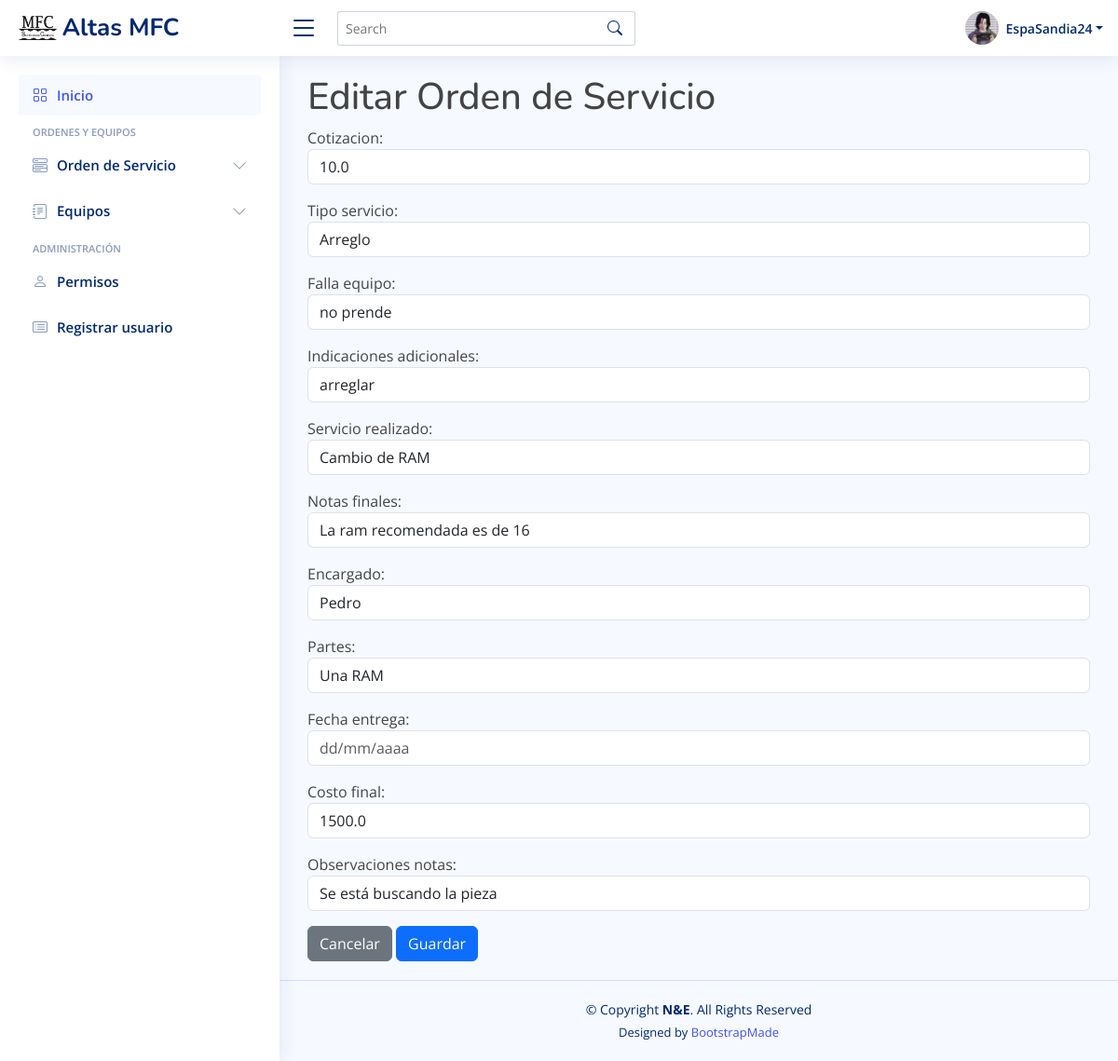
The page /servicios/editarOrden/621531213228 (signed in) on the database its author committed.
### inicio/models.py (models this page shows)
class OrdenServicio(models.Model):
    id_orden = models.AutoField(null=False, blank=False, primary_key=True)
    fecha_orden = models.DateField(null=False)
    cotizacion = models.FloatField(max_length=5)
    tipo_servicio = models.CharField(max_length=20, null=False)
    falla_equipo = models.CharField(max_length=200, null=False)
    indicaciones_adicionales = models.CharField(max_length=70, null=False)
    servicio_realizado = models.CharField(max_length=150, null=True)
    notas_finales = models.CharField(max_length=150, null=True)
    encargado = models.CharField(max_length=50, null=True)
    partes = models.CharField(max_length=70, null=True)
    fecha_entrega = models.DateField(null=True, blank=True)
    costo_final = models.FloatField(max_length=5.2, null=True)
    observaciones_notas = models.CharField(max_length=50, null=True)
    equipo = models.ForeignKey(
        Equipo, null=False, blank=False, on_delete=models.CASCADE)

### inicio/views.py (the view)
@login_required
def editar_orden(request, id_orden):
    orden = OrdenServicio.objects.get(id_orden=id_orden)
    form = FormEditarOrden(instance=orden)
    if request.method == 'POST':
        form = FormEditarOrden(request.POST,  instance=orden)
        if form.is_valid():
            form.save()
            return redirect('Servicios')
    context = {
        'form': form
    }
    return render(request, 'servicios/editar_orden.html', context)

### inicio/templates/servicios/editar_orden.html (shortened to what this page needs)
{% extends 'base.html' %}
{% block contenido %}
<h1>Editar Orden de Servicio </h1>
<form method="post" class="form">
    {{form.as_p}}
    <a class="btn btn-secondary" href="{% url 'Servicios' %}">Cancelar</a>
    <button class="btn btn-primary" type="submit">Guardar</button>
</form>
{% endblock contenido %}

### inicio/templates/base.html (shortened to what this page needs)
{% load static %}
<!DOCTYPE html>
<html lang="en">
<head>
  <link href="{% static 'vendor/bootstrap/css/bootstrap.min.css' %}" rel="stylesheet">
  <link href="{% static 'vendor/bootstrap-icons/bootstrap-icons.css' %}" rel="stylesheet">
  <link href="{% static 'vendor/boxicons/css/boxicons.min.css' %}" rel="stylesheet">
  <link href="{% static 'vendor/quill/quill.snow.css' %}" rel="stylesheet">
  <link href="{% static 'vendor/quill/quill.bubble.css' %}" rel="stylesheet">
  <link href="{% static 'vendor/remixicon/remixicon.css' %}" rel="stylesheet">
  <link href="{% static 'vendor/simple-datatables/style.css' %}" rel="stylesheet">
  <link href="{% static 'css/style.css' %}" rel="stylesheet">
</head>
<body>
  <header id="header" class="header fixed-top d-flex align-items-center">
    <div class="d-flex align-items-center justify-content-between">
      <a href="index.html" class="logo d-flex align-items-center">
        <img src="{% static 'img/logo-mfc.png' %}" alt="">
        <span class="d-none d-lg-block">Altas MFC</span>
      </a>
      <i class="bi bi-list toggle-sidebar-btn"></i>
    </div>
    <div class="search-bar">
      <form class="search-form d-flex align-items-center" method="POST" action="#">
        <input type="text" name="query" placeholder="Search" title="Enter search keyword">
        <button type="submit" title="Search"><i class="bi bi-search"></i></button>
      </form>
    </div>
    <nav class="header-nav ms-auto">
      <ul class="d-flex align-items-center">
        <li class="nav-item dropdown pe-3">
          <a class="nav-link nav-profile d-flex align-items-center pe-0" href="#" data-bs-toggle="dropdown">
            <img src="{% static 'img/perfil-prueba.jpg' %}" alt="foto-perfil" class="rounded-circle">
            <span class="d-none d-md-block dropdown-toggle ps-2">{{user}}</span>
          </a>
        </li>
      </ul>
    </nav>
  </header>
  <aside id="sidebar" class="sidebar">
    <ul class="sidebar-nav" id="sidebar-nav">
      <li class="nav-item">
        <a class="nav-link " href="{% url 'Principal' %}">
          <i class="bi bi-grid"></i>
          <span>Inicio</span>
        </a>
      </li>
      <li class="nav-heading">Ordenes y Equipos</li>
      <li class="nav-item">
        <a class="nav-link collapsed" data-bs-target="#components-nav" data-bs-toggle="collapse" href="#">
          <i class="bi bi-menu-button-wide"></i><span>Orden de Servicio</span><i class="bi bi-chevron-down ms-auto"></i>
        </a>
      </li>
      <li class="nav-item">
        <a class="nav-link collapsed" data-bs-target="#forms-nav" data-bs-toggle="collapse" href="#">
          <i class="bi bi-journal-text"></i><span>Equipos</span><i class="bi bi-chevron-down ms-auto"></i>
        </a>
      </li>
      <li class="nav-heading">Administración</li>
      <li class="nav-item">
        <a class="nav-link collapsed" href="{% url 'usuarios' %}">
          <i class="bi bi-person"></i>
          <span>Permisos</span>
        </a>
      </li>
      <li class="nav-item">
        <a class="nav-link collapsed" href="{% url 'Registrar' %}">
          <i class="bi bi-card-list"></i>
          <span>Registrar usuario</span>
        </a>
      </li>
    </ul>
  </aside>
  <main id="main" class="main">
    {% block contenido %}
    {% endblock contenido %}
  </main>
  <footer id="footer" class="footer">
    <div class="copyright">
      &copy; Copyright <strong><span>N&amp;E</span></strong>. All Rights Reserved
    </div>
    <div class="credits">
      Designed by <a href="https://bootstrapmade.com/">BootstrapMade</a>
    </div>
  </footer>
</body>
</html>

### static/css/style.css (style rules this page uses)
:root { scroll-behavior: smooth; }
body { font-family: "Open Sans", sans-serif; background: #f6f9ff; color: #444444; }
a { color: #4154f1; text-decoration: none; }
h1, h2, h3, h4, h5, h6 { font-family: "Nunito", sans-serif; }
#main { margin-top: 60px; padding: 20px 30px; transition: all 0.3s; }
.logo { line-height: 1; }
@media (min-width: 1200px) { .logo { width: 280px; } }
.logo img { max-height: 26px; margin-right: 6px; }
.logo span { font-size: 26px; font-weight: 700; color: #012970; font-family: "Nunito", sans-serif; }
.header { transition: all 0.5s; z-index: 997; height: 60px; box-shadow: 0px 2px 20px rgba(1, 41, 112, 0.1); background-color: #fff; padding-left: 20px; }
.header .toggle-sidebar-btn { font-size: 32px; padding-left: 10px; cursor: pointer; color: #012970; }
.header .search-bar { min-width: 360px; padding: 0 20px; }
.header .search-form { width: 100%; }
.header .search-form input { border: 0; font-size: 14px; color: #012970; border: 1px solid rgba(1, 41, 112, 0.2); padding: 7px 38px 7px 8px; border-radius: 3px; transition: 0.3s; width: 100%; }
.header .search-form button { border: 0; padding: 0; margin-left: -30px; background: none; }
.header .search-form button i { color: #012970; }
.header-nav ul { list-style: none; }
.header-nav>ul { margin: 0; padding: 0; }
.header-nav .nav-profile { color: #012970; }
.header-nav .nav-profile img { max-height: 36px; }
.header-nav .nav-profile span { font-size: 14px; font-weight: 600; }
.sidebar { position: fixed; top: 60px; left: 0; bottom: 0; width: 300px; z-index: 996; transition: all 0.3s; padding: 20px; overflow-y: auto; scrollbar-width: thin; scrollbar-color: #aab7cf transparent; box-shadow: 0px 0px 20px rgba(1, 41, 112, 0.1); background-color: #fff; }
@media (min-width: 1200px) { #main, #footer { margin-left: 300px; } }
.sidebar-nav { padding: 0; margin: 0; list-style: none; }
.sidebar-nav li { padding: 0; margin: 0; list-style: none; }
.sidebar-nav .nav-item { margin-bottom: 5px; }
.sidebar-nav .nav-heading { font-size: 11px; text-transform: uppercase; color: #899bbd; font-weight: 600; margin: 10px 0 5px 15px; }
.sidebar-nav .nav-link { display: flex; align-items: center; font-size: 15px; font-weight: 600; color: #4154f1; transition: 0.3; background: #f6f9ff; padding: 10px 15px; border-radius: 4px; }
.sidebar-nav .nav-link i { font-size: 16px; margin-right: 10px; color: #4154f1; }
.sidebar-nav .nav-link.collapsed { color: #012970; background: #fff; }
.sidebar-nav .nav-link.collapsed i { color: #899bbd; }
.sidebar-nav .nav-link .bi-chevron-down { margin-right: 0; transition: transform 0.2s ease-in-out; }
.footer { padding: 20px 0; font-size: 14px; transition: all 0.3s; border-top: 1px solid #cddfff; }
.footer .copyright { text-align: center; color: #012970; }
.footer .credits { padding-top: 5px; text-align: center; font-size: 13px; color: #012970; }

### rows shown on the page
OrdenServicio: cotizacion "10.0", tipo_servicio "Arreglo", falla_equipo "no prende", indicaciones_adicionales "arreglar", servicio_realizado "Cambio de RAM", notas_finales "La ram recomendada es de 16", encargado "Pedro", partes "Una RAM", costo_final "1500.0", observaciones_notas "Se está buscando la pieza"

### other values the page prints
{{ user }} "EspaSandia24"
